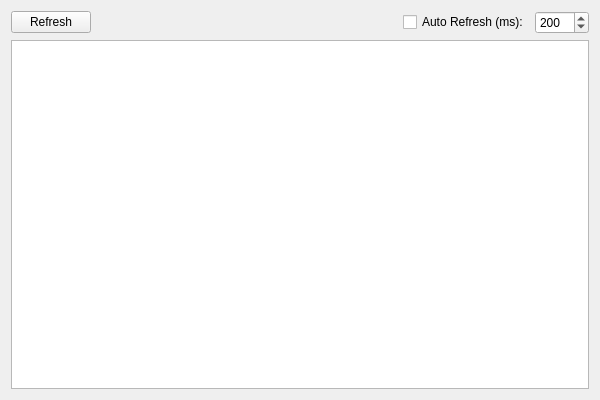
<?xml version="1.0" encoding="UTF-8"?>
<ui version="4.0">
 <class>WatchWindowWidgetClass</class>
 <widget class="QWidget" name="WatchWindowWidgetClass">
  <property name="geometry">
   <rect>
    <x>0</x>
    <y>0</y>
    <width>600</width>
    <height>400</height>
   </rect>
  </property>
  <property name="windowTitle">
   <string>WatchWindowWidget</string>
  </property>
  <layout class="QVBoxLayout" name="verticalLayout">
   <item>
    <layout class="QHBoxLayout" name="horizontalLayout">
     <item>
      <widget class="QPushButton" name="pushButton">
       <property name="text">
        <string>Refresh</string>
       </property>
      </widget>
     </item>
     <item>
      <spacer name="horizontalSpacer">
       <property name="orientation">
        <enum>Qt::Orientation::Horizontal</enum>
       </property>
       <property name="sizeHint" stdset="0">
        <size>
         <width>40</width>
         <height>20</height>
        </size>
       </property>
      </spacer>
     </item>
     <item>
      <widget class="QCheckBox" name="checkBox">
       <property name="text">
        <string>Auto Refresh (ms):</string>
       </property>
      </widget>
     </item>
     <item>
      <widget class="QSpinBox" name="spinBox">
       <property name="minimum">
        <number>10</number>
       </property>
       <property name="maximum">
        <number>1000</number>
       </property>
       <property name="value">
        <number>200</number>
       </property>
      </widget>
     </item>
    </layout>
   </item>
   <item>
    <widget class="QTableView" name="tableView"/>
   </item>
  </layout>
 </widget>
 <layoutdefault spacing="6" margin="11"/>
 <resources/>
 <connections/>
</ui>
